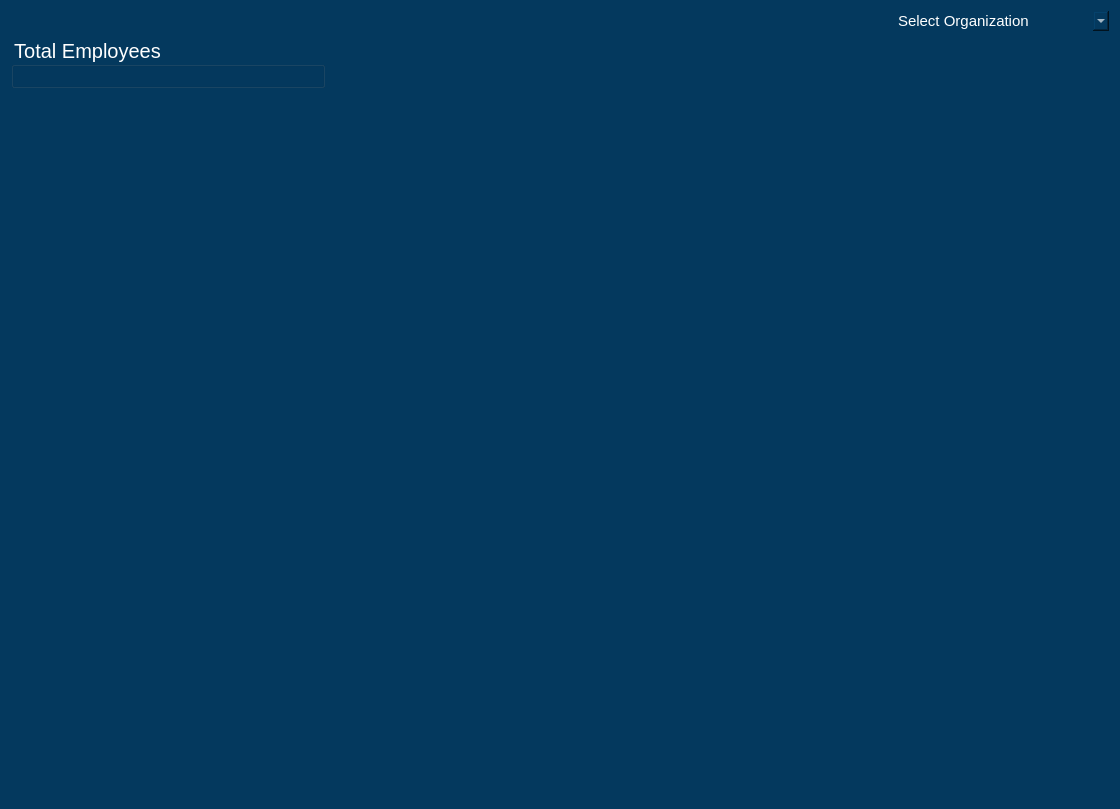
<?xml version="1.0" encoding="UTF-8"?>
<ui version="4.0">
 <class>DashboardWidget</class>
 <widget class="QWidget" name="DashboardWidget">
  <property name="geometry">
   <rect>
    <x>0</x>
    <y>0</y>
    <width>1120</width>
    <height>809</height>
   </rect>
  </property>
  <property name="windowTitle">
   <string>Form</string>
  </property>
  <property name="styleSheet">
   <string notr="true">background-color:#04395e;</string>
  </property>
  <layout class="QHBoxLayout" name="horizontalLayout">
   <item>
    <layout class="QVBoxLayout" name="mainLayout" stretch="5,6">
     <item>
      <layout class="QVBoxLayout" name="verticalLayout" stretch="2,5">
       <property name="sizeConstraint">
        <enum>QLayout::SetMinimumSize</enum>
       </property>
       <item>
        <layout class="QHBoxLayout" name="title">
         <item>
          <spacer name="horizontalSpacer">
           <property name="orientation">
            <enum>Qt::Horizontal</enum>
           </property>
           <property name="sizeHint" stdset="0">
            <size>
             <width>40</width>
             <height>20</height>
            </size>
           </property>
          </spacer>
         </item>
         <item>
          <widget class="QLabel" name="label">
           <property name="styleSheet">
            <string notr="true">font-size: 15px;
color: white</string>
           </property>
           <property name="text">
            <string>Select Organization</string>
           </property>
          </widget>
         </item>
         <item>
          <widget class="QComboBox" name="orgField">
           <property name="styleSheet">
            <string notr="true">font-size: 15px;
color: white;
border: white</string>
           </property>
          </widget>
         </item>
        </layout>
       </item>
       <item>
        <layout class="QHBoxLayout" name="horizontalLayout_2" stretch="2,2,3">
         <item>
          <layout class="QVBoxLayout" name="verticalLayout_4">
           <property name="spacing">
            <number>0</number>
           </property>
           <item>
            <widget class="QGroupBox" name="groupBox">
             <property name="styleSheet">
              <string notr="true">color: white;
font-size: 20px;
</string>
             </property>
             <property name="title">
              <string>Total Employees</string>
             </property>
            </widget>
           </item>
          </layout>
         </item>
         <item>
          <layout class="QVBoxLayout" name="verticalLayout_3"/>
         </item>
         <item>
          <layout class="QVBoxLayout" name="verticalLayout_2"/>
         </item>
        </layout>
       </item>
      </layout>
     </item>
     <item>
      <layout class="QHBoxLayout" name="lowerBar"/>
     </item>
    </layout>
   </item>
  </layout>
 </widget>
 <resources>
  <include location="../../images.qrc"/>
 </resources>
 <connections/>
</ui>
